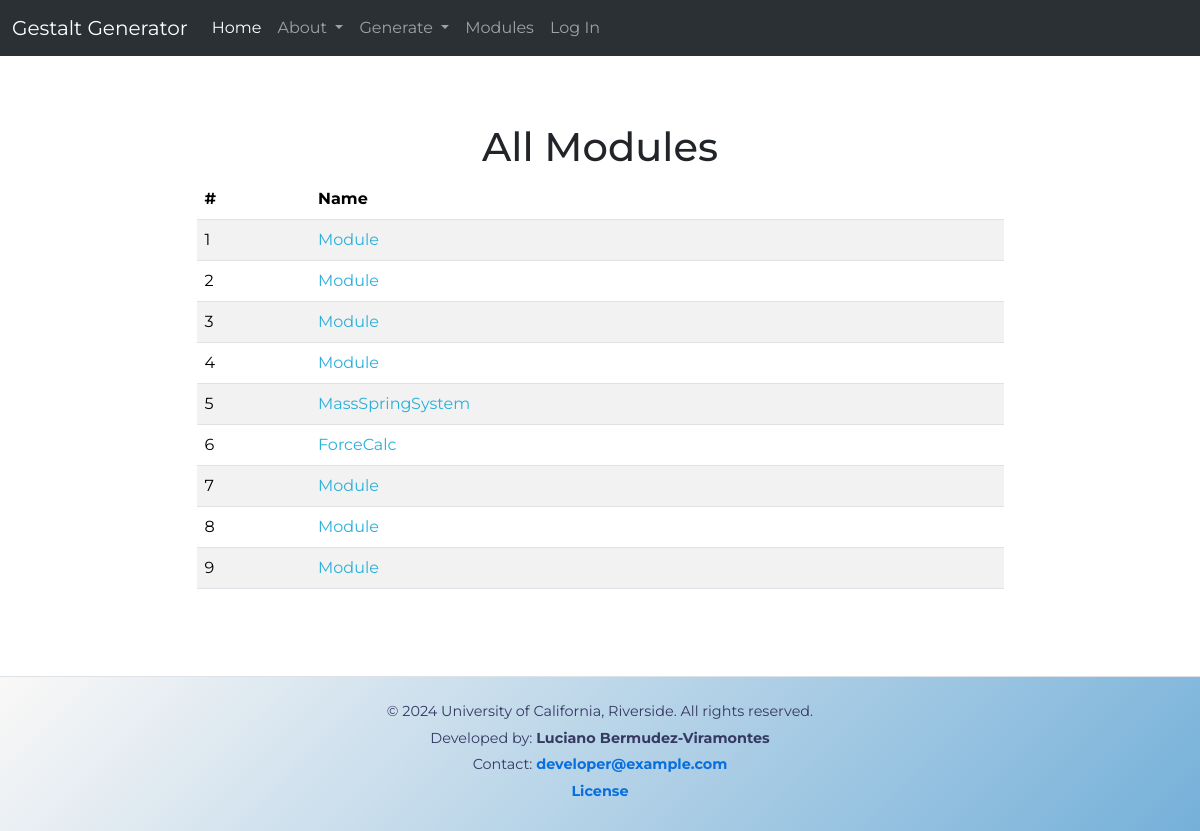
Page /retrieve_modules on the committed database.
### app/db_models/models.py (models this page shows, shortened)
class EduModule(db.Model):
    __tablename__ = "edu_module"
    id = db.Column(db.Integer, primary_key=True)
    name = db.Column(db.String(256), nullable=False)
    folders = db.relationship("Folder", backref="edu_module", lazy=True)

### app/routes/module_retrieval/module_retrieval.py (the view)
@module_retrieval_bp.route("/retrieve_modules", methods=['GET', 'POST'])
def view_modules():
    modules = EduModule.query.all()
    module_data = []
    for module in modules:
        module_data.append({
            'id': module.id,
            'name': module.name,
        })
    print(f"This is the module data {module_data}")
    return render_template("view_modules.html", modules=module_data)

### app/templates/view_modules.html
{% extends "base.html" %}
{% block content %}
<div class="table-container">
    <h1 class="text-center">All Modules</h1>
    <table class="table table-striped">
        <thead>
            <tr>
                <th scope="col">#</th>
                <th scope="col">Name</th>
            </tr>
        </thead>
        <tbody>
            {% for module in modules %}
            <tr>
                <td>{{ module.id }}</td>
                <td><a
                        href="{{ url_for('module_retrieval_bp.view_module_details',module_name= module.name, module_id = module.id) }}">{{
                        module.name }}</a></td>
            </tr>
            {% endfor %}
        </tbody>
    </table>
</div>
{% endblock %}

### app/templates/base.html (shortened to what this page needs)
<!doctype html>
<html lang="en">
<head>
    {% block css %}
    <link href="https://cdn.jsdelivr.net/npm/bootstrap@5.3.3/dist/css/bootstrap.min.css" rel="stylesheet"
>
    <link href="{{ url_for('static', filename='css/styles.css') }}" rel="stylesheet">
    {% endblock %}
</head>
<body class="d-flex flex-column min-vh-100">
    {% block navbar %}
    <nav class="navbar navbar-expand-lg bg-body-tertiary" data-bs-theme="dark">
        <div class="container-fluid">
            <a class="navbar-brand" href="#">Gestalt Generator</a>
            <div class="collapse navbar-collapse" id="navbarNavDropdown">
                <ul class="navbar-nav">
                    <li class="nav-item">
                        <a class="nav-link active" aria-current="page" href="{{ url_for('routes.home') }}">Home</a>
                    </li>
                    <li class="nav-item dropdown">
                        <a class="nav-link dropdown-toggle" href="#" role="button" data-bs-toggle="dropdown"
                            aria-expanded="false">
                            About
                        </a>
                    </li>
                    <li class="nav-item dropdown">
                        <a class="nav-link dropdown-toggle" href="#" role="button" data-bs-toggle="dropdown"
                            aria-expanded="false">
                            Generate
                        </a>
                    </li>
                    <li class="nav-item">
                        <a class="nav-link" href="{{ url_for('module_retrieval_bp.view_modules') }}">Modules</a>
                    </li>
                    {% if current_user.is_authenticated %}
                    <li class="nav-item-inline"><a class="nav-link" href="{{ url_for('auth.logout') }}">Log Out</a></li>
                    {% else %}
                    <li class="nav-item-inline"><a class="nav-link" href="{{ url_for('auth.login') }}">Log In</a></li>
                    {% endif %}
                </ul>
            </div>
        </div>
    </nav>
    {% endblock %}
    <div class="container">
        {% block content %}
        {% endblock %}
    </div>
    <footer class="custom_footer text-center border-top py-4 mt-auto">
        <div class="container">
            <p>&copy; 2024 University of California, Riverside. All rights reserved.</p>
            <p>Developed by: <strong>Luciano Bermudez-Viramontes</strong></p>
            <p>Contact: <a href="mailto:developer@example.com" class="footer-link">developer@example.com</a></p>
            <p><a href="{{ url_for('routes.license') }}" target="_blank" class="footer-link">License</a></p>
        </div>
    </footer>
</body>
</html>

### app/static/css/styles.css (style rules this page uses)
:root { --light-shades: #FAF8F7; --light-accent: #EEAF48; --main-brand-color: #75B0D9; --dark-accent: #2AAFDA; --dark-shades: #363962; }
body { font-family: "Montserrat", sans-serif; font-optical-sizing: auto; font-size: 16px; }
.custom_footer { background: linear-gradient(135deg,var(--dark-shades) 0%,var(--light-shades) 0%, var(--main-brand-color) 100%);; color: var(--dark-shades); border-top: 1px solid #e9ecef; padding: 20px 0; font-size: 0.9rem; margin-top: 30px; }
.custom_footer .container { max-width: 1140px; margin: 0 auto; }
.custom_footer p { margin-bottom: 5px; }
.footer-link { color: #086fdd; text-decoration: none; font-weight: bold; transition: color 0.3s ease; }
.table-container { min-height: calc(100vh - 200px); padding: 20px; margin-bottom: 20px; display: flex; flex-direction: column; justify-content: center; align-items: center; }
.table { width: 75%; margin: 0 auto; }
.table a { text-decoration: none; color:var(--dark-accent) }

### rows in the picture
EduModule: id "1", name "Module"
EduModule: id "2", name "Module"
EduModule: id "3", name "Module"
EduModule: id "4", name "Module"
EduModule: id "5", name "MassSpringSystem"
EduModule: id "6", name "ForceCalc"
EduModule: id "7", name "Module"
EduModule: id "8", name "Module"
EduModule: id "9", name "Module"
